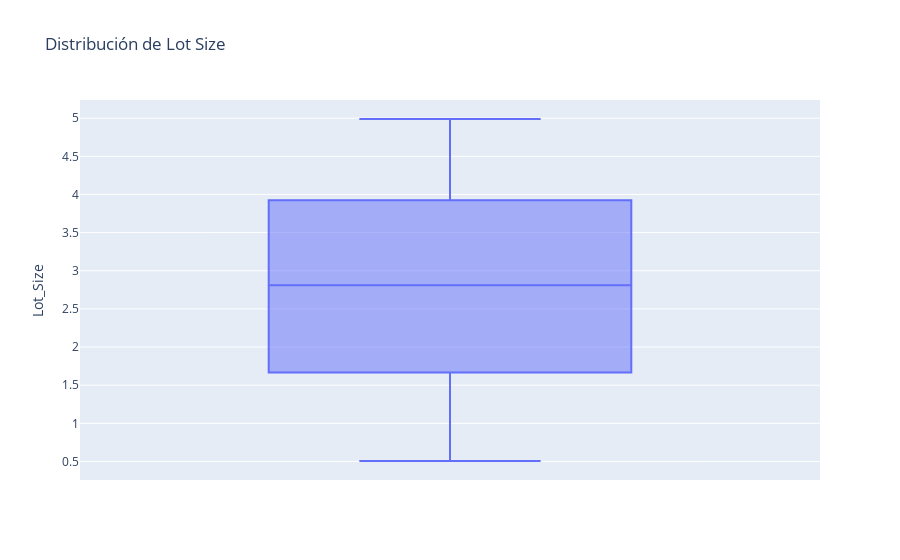

The code cell stored with this chart in its notebook:
### Code cell
#La distribución se ve uniforme, con algunas fluctuaciones. Esto indica que no
#hay un tamaño común.
#Parece estar dispersa de manera uniforme
# Con este gráfico vemos que los scores se concentran en ciertos valores específicos (como 30),
#también hay menos datos en otros rasgos...
import plotly.express as px

fig = px.box(df3, y = 'Lot_Size', title='Distribución de Lot Size')
fig.show()

### Figure 1 — Plotly figure (JSON) as saved in the notebook; plotly's stock layout.template omitted (floating-point values rounded to 4 significant figures; data arrays with more than 128 entries replaced by an {"elided": "..."} marker saying what was removed)
{"data": [{"alignmentgroup": "True", "hovertemplate": "Lot_Size=%{y}<extra></extra>", "legendgroup": "", "marker": {"color": "#636efa"}, "name": "", "notched": false, "offsetgroup": "", "orientation": "v", "showlegend": false, "type": "box", "x0": " ", "xaxis": "x", "y": {"elided": "1000 float values"}, "y0": " ", "yaxis": "y"}], "layout": {"boxmode": "group", "legend": {"tracegroupgap": 0}, "title": {"text": "Distribución de Lot Size"}, "xaxis": {"anchor": "y", "domain": [0, 1]}, "yaxis": {"anchor": "x", "domain": [0, 1], "title": {"text": "Lot_Size"}}}}
